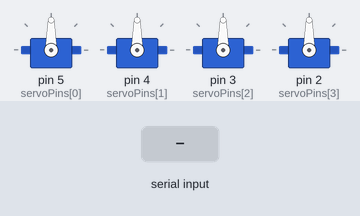
Bench run of a sketch on a simulated Arduino Uno, built with avr-gcc and run on an emulated ATmega328P. On the bench: 4 × servo. The inputs (shaded band) are chosen by the test bench.

Above: at 1.2 s.
1.3 s: "1,90:" received over Serial
At 2.8 s:
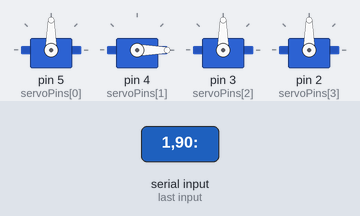
Timing chart, 0 to 4.3 s (numbered marks = the images above; inputs shaded):
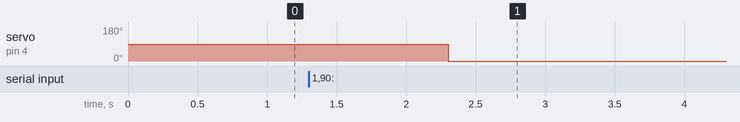

Measured:
- after the input at 1.3 s, servo on pin 4 (servoPins[1]): 90° → 0° after 1.0 s

The sketch:

PC_Servo_Multi.ino
```cpp
#include <Servo.h>

int servoCount = 4;
int servoPins[] = {5, 4, 3, 2};
Servo servos[4];

void setup() {
  Serial.begin(9600);
  AttachServos();
}

void loop() {

}

void serialEvent() {
  int channel;
  int pos;

  channel = Serial.readStringUntil(':').toInt();
  pos = Serial.readStringUntil('*').toInt();
  servos[channel].write(pos);
}

void AttachServos() {
  for(int i = 0; i < servoCount; i++) {
    servos[i].attach(servoPins[i]);
  }
}
```
